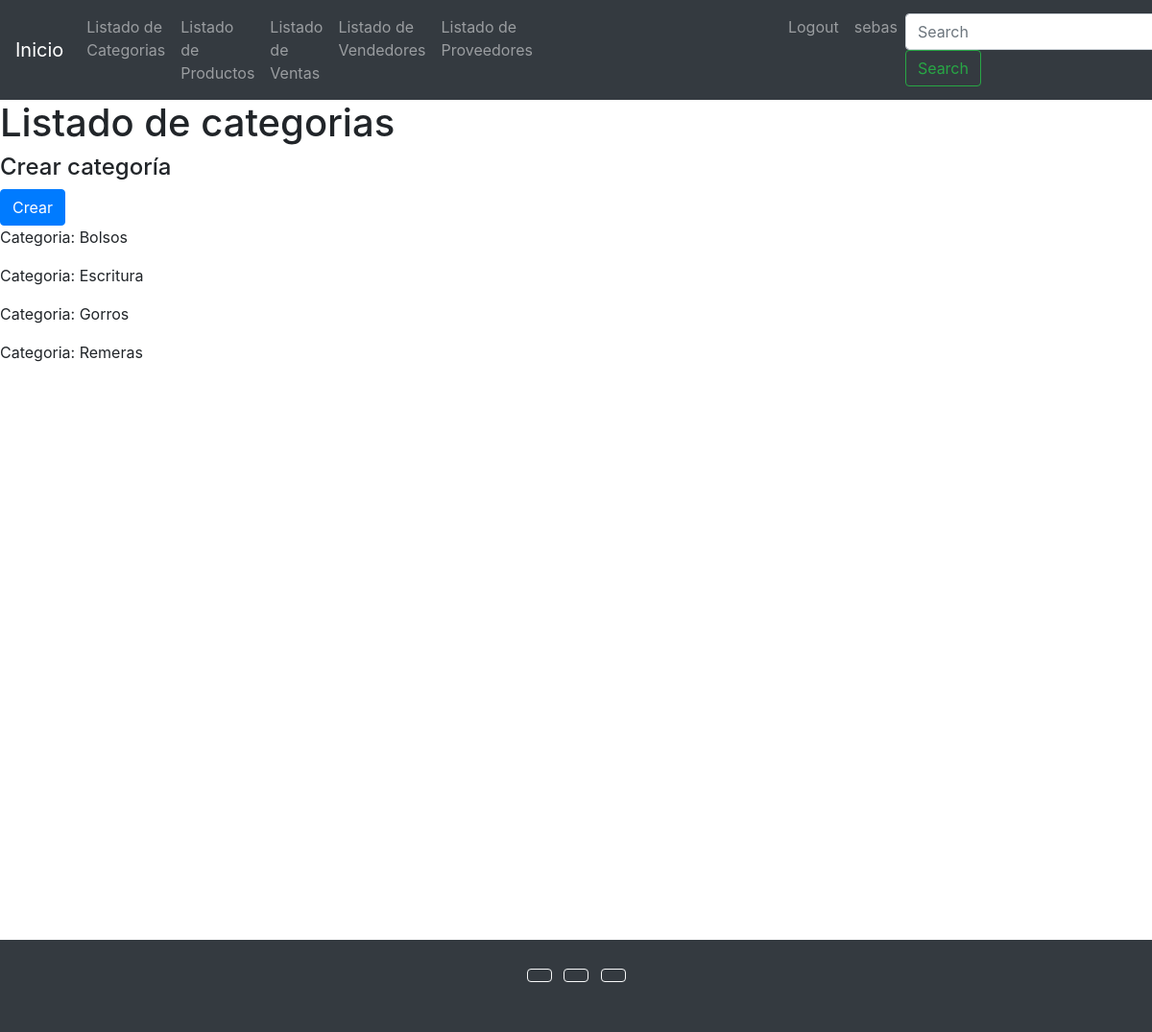
The page /categories/list-categories/ (signed in) on the database as committed earlier.
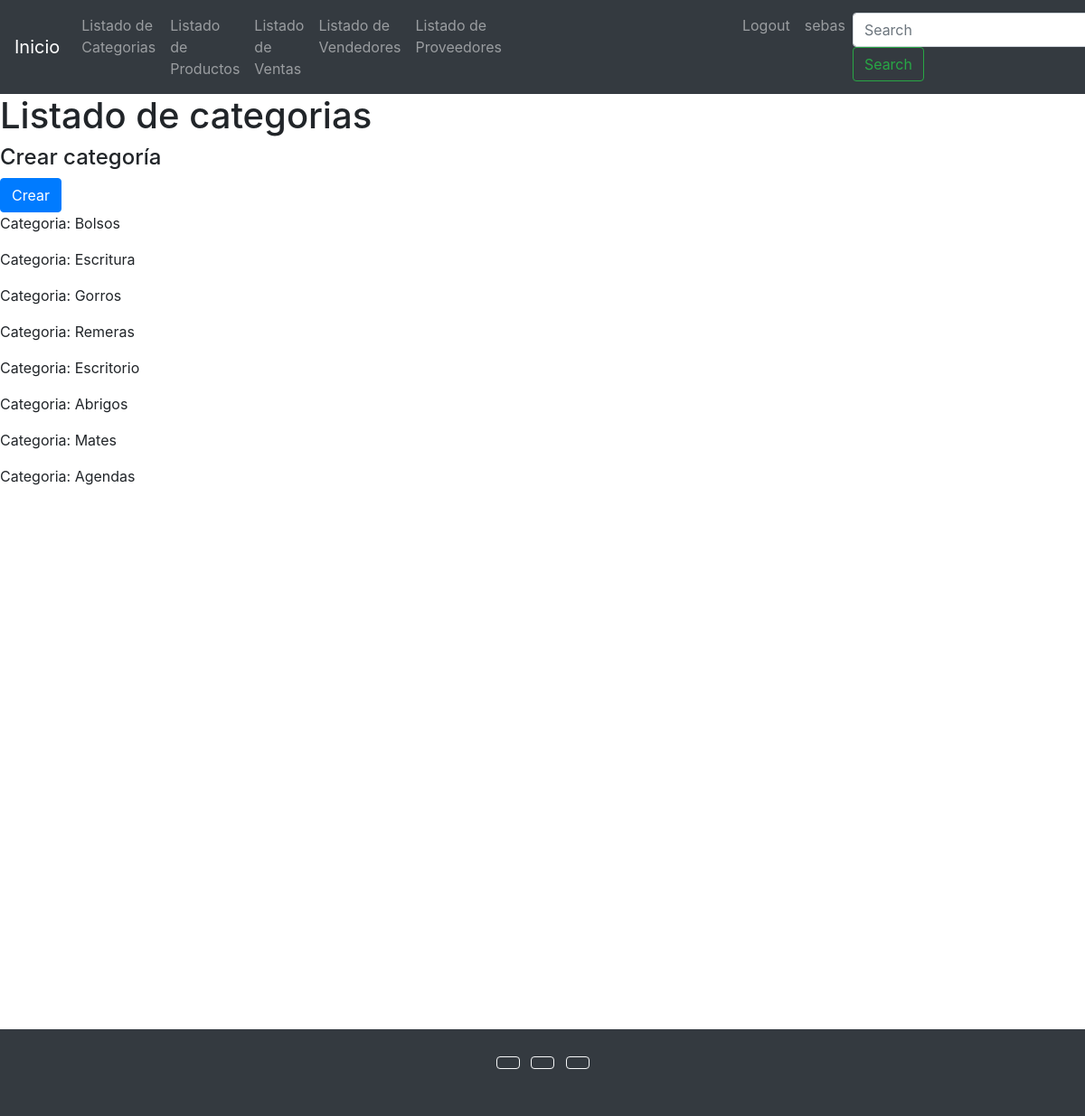
The same page on the database as committed later.
### categories/models.py (models this page shows)
class Category(models.Model):
    name = models.CharField(max_length=50, unique=True)

### categories/views.py (the view)
# urls.py: path('list-categories/', list_categories),
@login_required
def list_categories(request):
    if 'search' in request.GET:
        search = request.GET['search']
        categories = Category.objects.filter(name__contains=search)
    else:
        categories = Category.objects.all()
    context = {
        'categories':categories
    }
    return render(request, 'categories/list_categories.html', context=context)

### templates/categories/list_categories.html (shortened to what this page needs)
{% extends 'base.html' %}
{% block content %}
    <h1>Listado de categorias</h1>
    <h4>Crear categoría</h4>        <a href="/categories/create-category/" class="btn btn-primary">Crear</a>
    {% for category in categories %}
        <p>Categoria: {{category.name}} </p>
    {% endfor %}
{% endblock %}

Rows that differ between the two databases and show on the page:
added Category: name "Escritorio"
added Category: name "Abrigos"
added Category: name "Mates"
added Category: name "Agendas"
